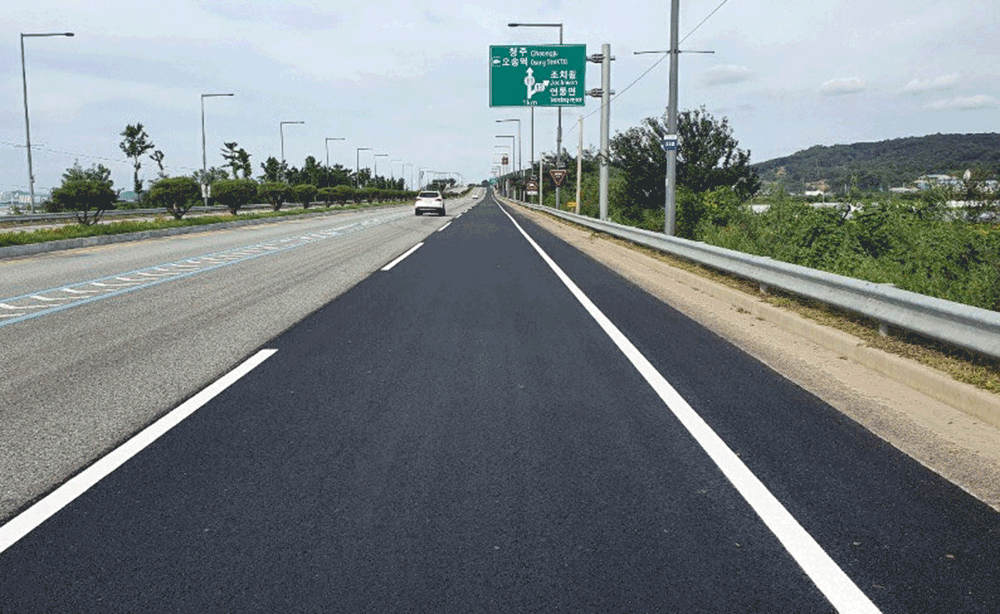
#> input picture lane detection/img.png, 1000 x 614 px
$ python MEMO.py
#> lines starting #> are read from the running program, lines starting #| are printed output that depends on the picture; after the words box and inside, x2 and y2 are one past the last pixel; in counts of white or black regions, pixels touching at a corner belong together
import cv2
import numpy as np

img = cv2.imread('img.png')
#> img is the input picture: shape (614, 1000, 3); mean B, G, R 132.4, 130.2, 122.8

h, w = img.shape[:2]
#> h = 614; w = 1000
gray = cv2.cvtColor(img, cv2.COLOR_BGR2GRAY)
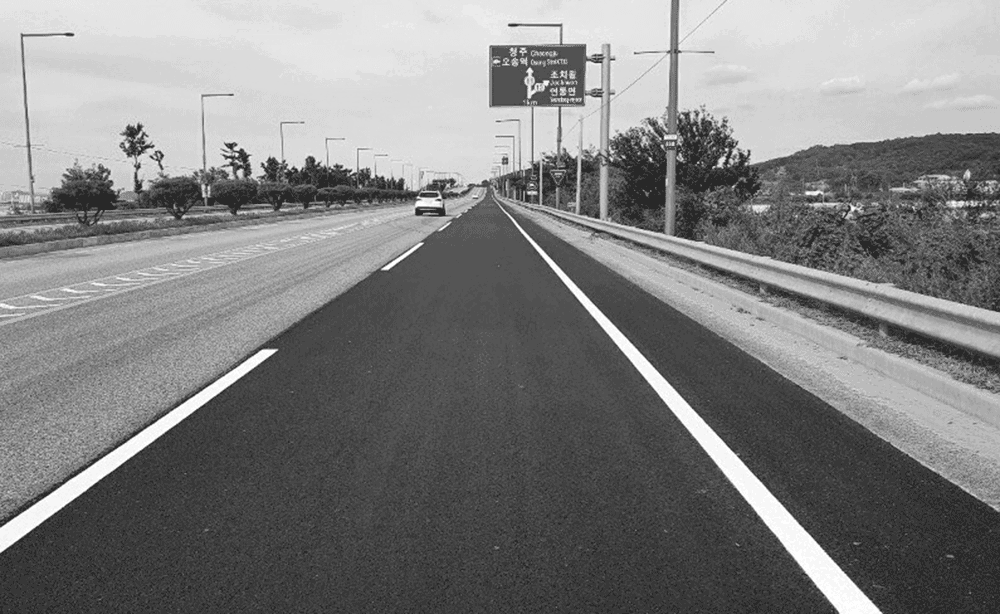
#> gray: shape (614, 1000); min 40, max 254, mean 128.1

blur = cv2.GaussianBlur(gray, (5, 5), 0)

canny = None


def nothing(x):
    update_canny()
    pass


def update_canny():
    global canny
    threshold1 = cv2.getTrackbarPos('Threshold1', 'Canny')
    threshold2 = cv2.getTrackbarPos('Threshold2', 'Canny')
    canny = cv2.Canny(blur, threshold1, threshold2)
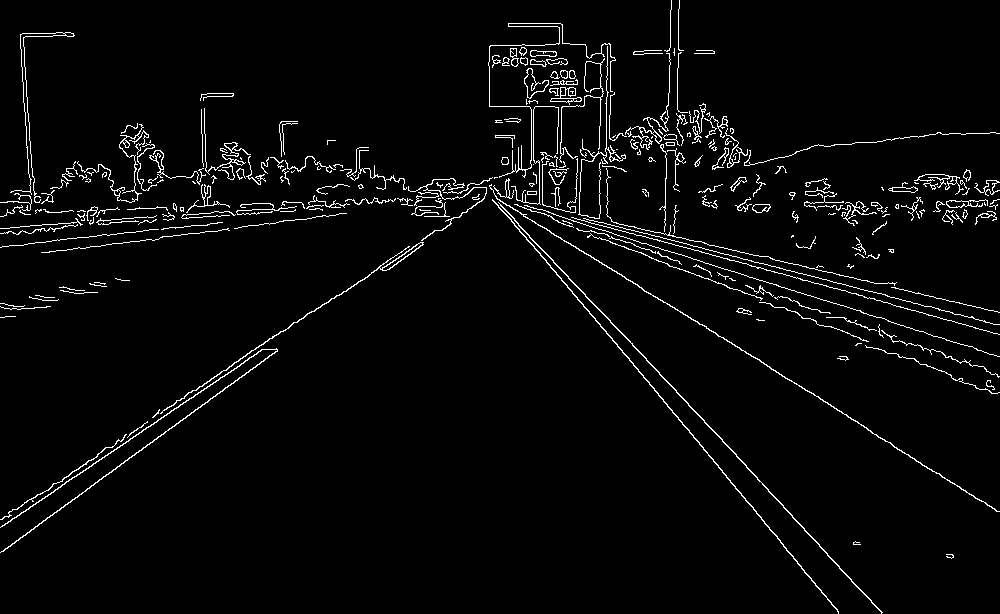
#> canny: shape (614, 1000); 3.3% white in thin lines or dots
    cv2.imshow('Canny', canny)
    update_result()


def update_result():
    global canny
    global img
    points = np.array([[[1, 472], [11, 297], [270, 239], [461, 207], [513, 201], [911, 605]]], dtype=np.int32)
    black_color = (0, 0, 0)
    img_with_polyline = cv2.polylines(canny, [points], False, black_color, 2)
#> img_with_polyline: shape (614, 1000); 3.2% white in thin lines or dots
    cv2.imshow('m', img_with_polyline)
    # Mask 생성
    mask = np.zeros_like(canny)

    cv2.fillPoly(mask, [points], (255))
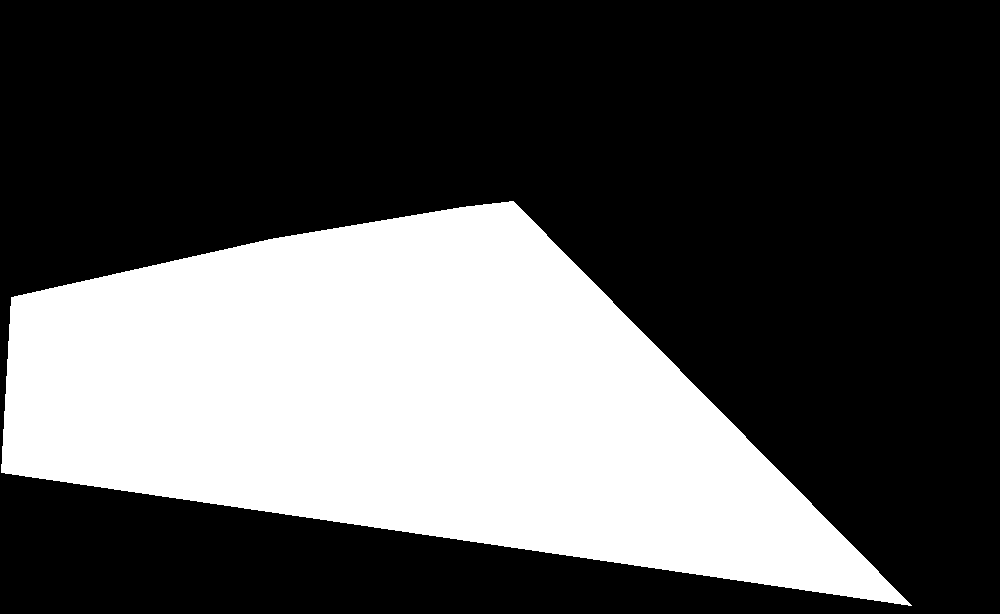
#> mask: shape (614, 1000); 33.3% white; 1 white region, box (x1, y1, x2, y2) and area: (1, 201, 912, 606) 204174

    res_and = cv2.bitwise_and(canny, img_with_polyline, mask=mask)
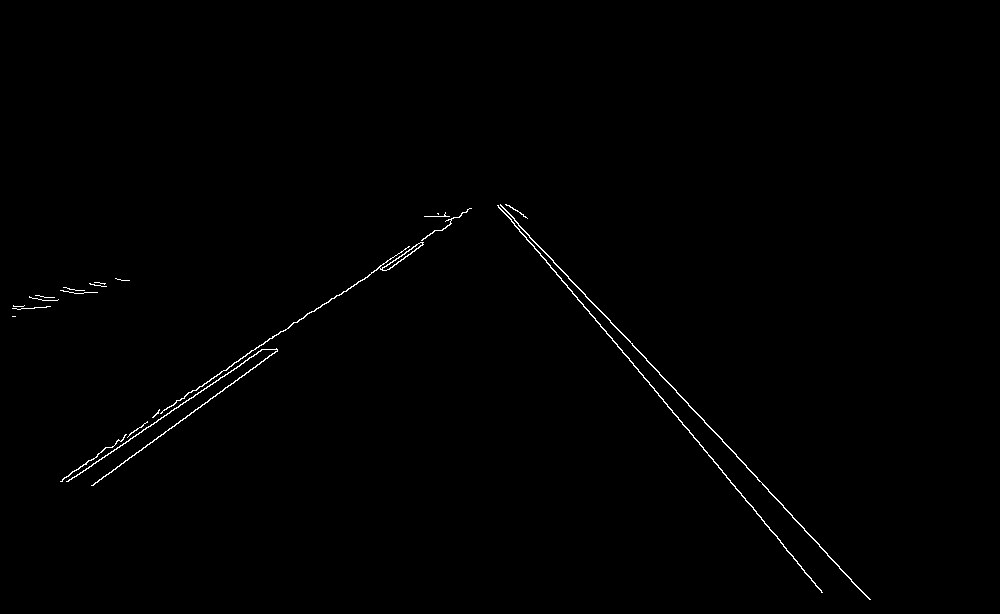
#> res_and: shape (614, 1000); 0.52% white in thin lines or dots, all inside (x1, y1, x2, y2) = (12, 204, 871, 600)
    cv2.imshow('z', res_and)

    lines = cv2.HoughLinesP(res_and, 1, np.pi / 180, threshold=40, minLineLength=50, maxLineGap=50)
#> lines = 18 rows, first 6: [505, 213, 797, 561], [610, 320, 819, 544], [381, 269, 467, 211], [503, 207, 869, 599], [91, 485, 277, 350], [60, 481, 449, 219]
    result = np.zeros_like(img)  # 빈 이미지 생성
    if lines is not None:
        for line in lines:
            x1, y1, x2, y2 = line[0]
            cv2.line(result, (x1, y1), (x2, y2), (0, 255, 0), 2)
#> this loop made 18 passes
#> (x1, y1, x2, y2) on passes 1 to 12: (505, 213, 797, 561), (610, 320, 819, 544), (381, 269, 467, 211), (503, 207, 869, 599), (91, 485, 277, 350), (60, 481, 449, 219), (64, 477, 309, 312), (500, 205, 590, 301), (730, 482, 822, 592), (68, 481, 264, 349), (66, 481, 262, 349), (533, 245, 753, 507)
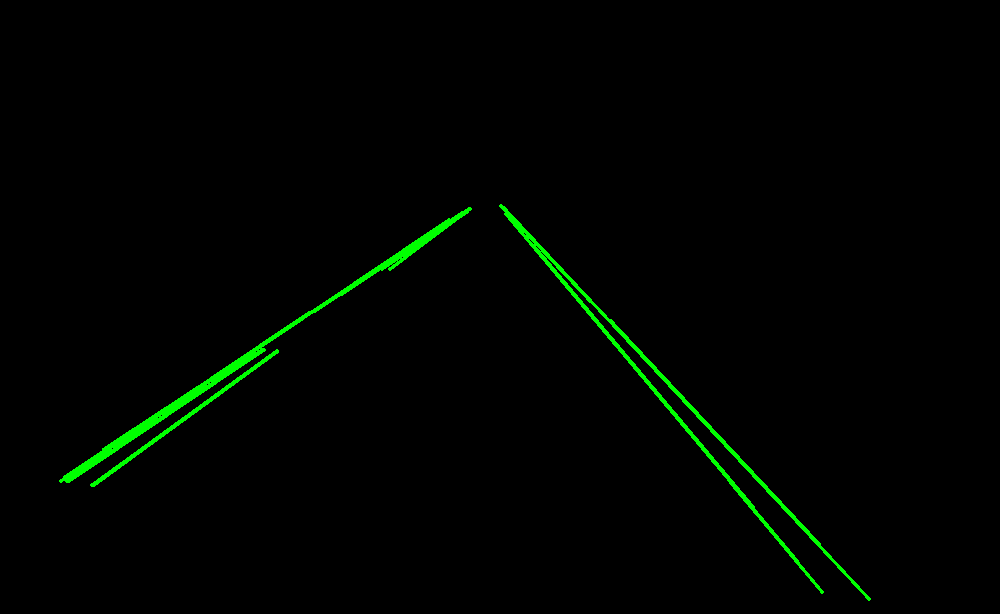
#> result: shape (614, 1000, 3); mean of channels 0, 1, 2 0, 3.7, 0; drawn as B, G, R

    final_result = cv2.addWeighted(img, 0.8, result, 1, 0)
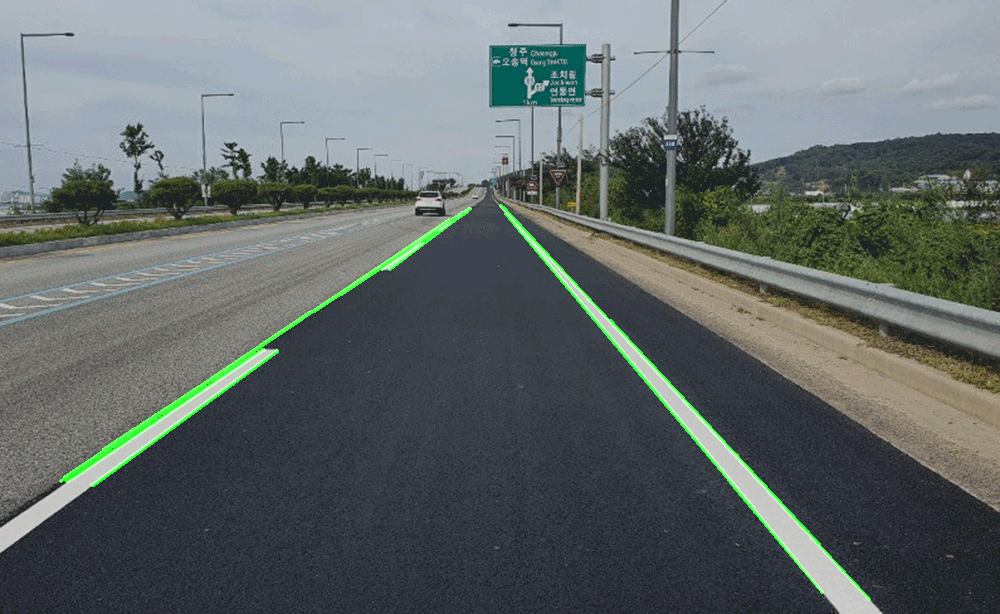
#> final_result: shape (614, 1000, 3); mean B, G, R 105.9, 106.3, 98.4
    cv2.imshow('Result', final_result)


cv2.namedWindow('Canny')
cv2.createTrackbar('Threshold1', 'Canny', 100, 500, nothing)
cv2.createTrackbar('Threshold2', 'Canny', 200, 500, nothing)
cv2.setTrackbarPos('Threshold1', 'Canny', 100)
cv2.setTrackbarPos('Threshold2', 'Canny', 200)

update_canny()

cv2.waitKey(0)
cv2.destroyAllWindows()
